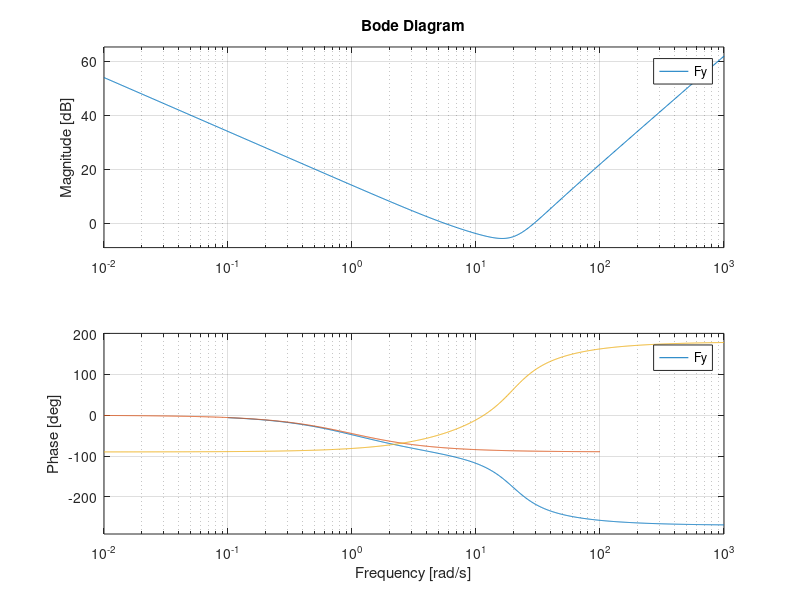
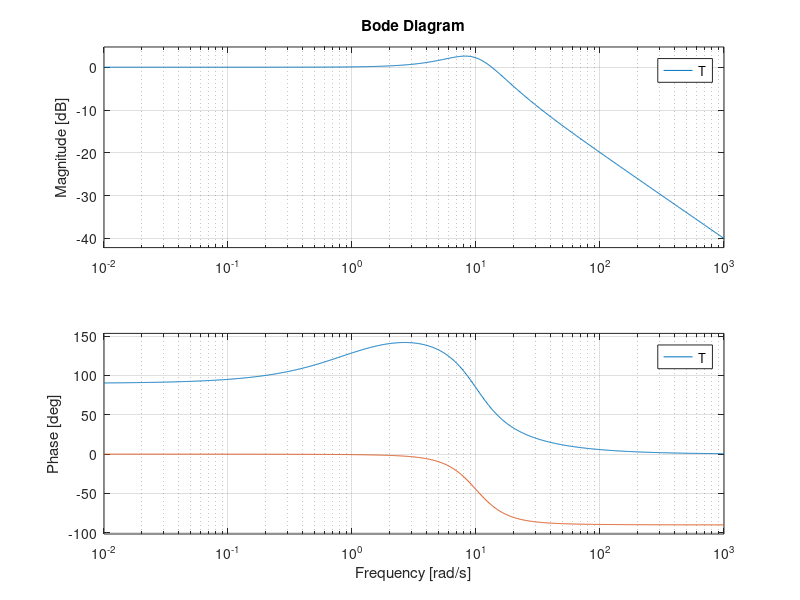
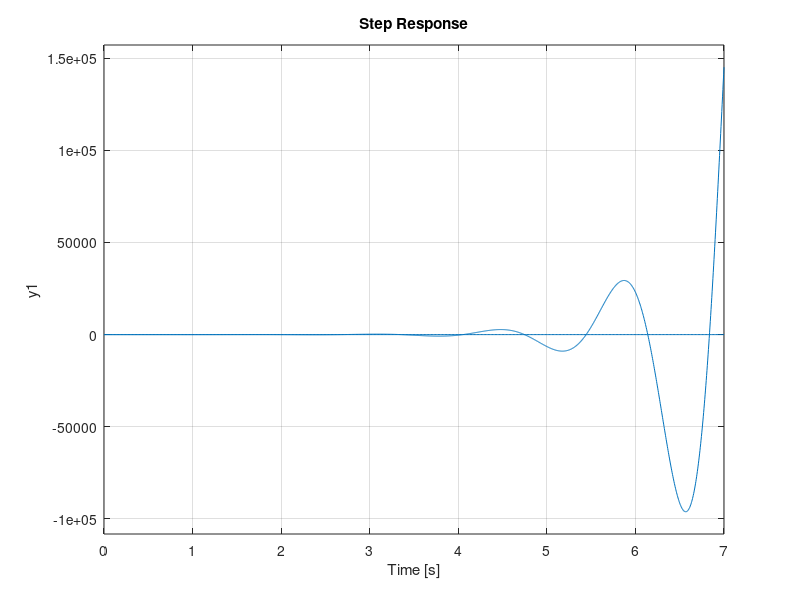
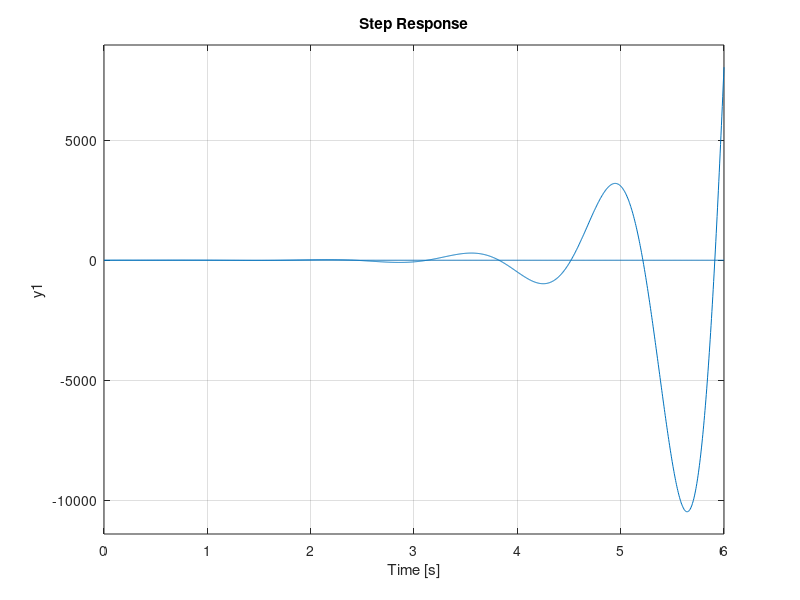

These charts were generated, in order, by the following MATLAB code: (Note: this script raises an error after producing the figures.)
clear all
close all

s = tf('s');
G = 20/((s + 1)*((s/20)^2+s/20+1));
Gd = 10/(s+1);

bode(G);
hold on
bode(Gd);

wc = 10;    %attenuation Gd

wi = wc;

w0 = 75;
w1 = 0;

Fy = (s+wi)/s*G^(-1)*Gd;
Fym = w0*Fy/(s+w0)/(s+w1);

hold on
bode(Fy);

S = (1+Fy*G)^(-1);
T = 1-S;

figure
bode(S);
hold on
bode(T);

figure
step(Gd*feedback(1,Fy*G));
hold on
step(Gd*feedback(1,Fym*G));

%--------------------
% Phase-lead action
%--------------------

omegaC = 15;
phi0 = 70;

[m,p] = bode(G*Fym,omegaC);
p = p;
[Gm,Pm,wp,wc] = margin(G*Fym);

phim = phi0 - (180+p);
a = (1 - sin(phim*pi/180))/(1 + sin(phim*pi/180));
T = 1 / (omegaC * sqrt(a));
K = sqrt(a)/m;

Flead = K*(1+T*s)/(1 + a*T*s);

figure
step(feedback(Fym*G,1));
hold on
step(feedback(Flead*Fym*G,1));

figure
margin(Flead*Fym*G);

tau = 0.21;

Fr = 1/(1+tau*s);

figure
step(feedback(Flead*Fym*G,1));
hold on
step(Fr*feedback(Flead*Fym*G,1));
hold on
step(Gd*feedback(1,Flead*Fym*G));

Sinfo = stepinfo(Fr*feedback(Flead*Fym*G,1))

figure
s1 = step(Flead*Fym*Fr*(1+Flead*Fym*G)^-1,1);
s2 = step(Fym*Flead*Gd*(1+Flead*Fym*G)^-1,1);
plot(s1);
hold on
plot(s2);

U = max(s1)+max(s2)